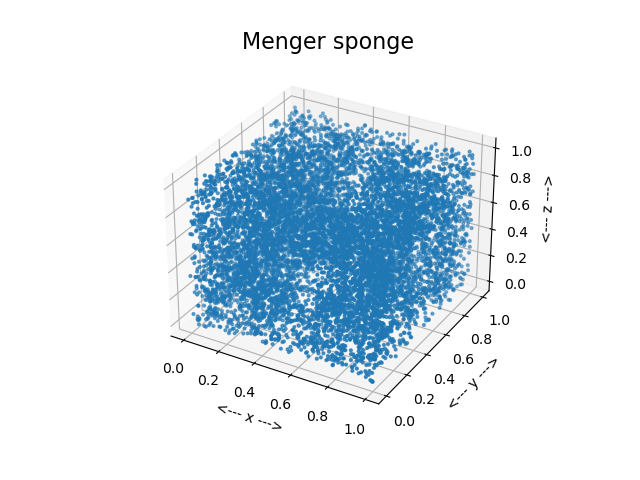

The script that saved this image:
#! /usr/bin/env python3
#
def menger_sponge_chaos_test ( ):

#*****************************************************************************80
#
## menger_sponge_chaos_test() tests menger_sponge_chaos().
#
#  Licensing:
#
#    This code is distributed under the MIT license. 
#
#  Modified:
#
#    19 August 2025
#
#  Author:
#
#    John Burkardt
#
  import numpy as np
  import platform

  print ( '' )
  print ( 'menger_sponge_chaos_test():' )
  print ( '  python version: ' + platform.python_version ( ) )
  print ( '  numpy version:  ' + np.version.version )
  print ( '  menger_sponge_chaos() uses an iterated map to plot' )
  print ( '  the 3D Menger sponge.' )
  print ( '' )
  print ( '  The image really has to be viewed interactively' )
  print ( '  in order to rotate the cube and see the holes.' )

  n = 10000
  print ( '  Apply the iteration map', n, 'times.' )
  menger_sponge_chaos ( n )
#
#  Terminate.
#
  print ( '' )
  print ( 'menger_sponge_chaos_test():' )
  print ( '  Normal end of execution.' )

  return

def menger_sponge_chaos ( n ):

#*****************************************************************************80
#
## menger_sponge_chaos() draws the Menger sponge using an iterated function system.
#
#  Licensing:
#
#    This code is distributed under the MIT license. 
#
#  Modified:
#
#    19 August 2025
#
#  Author:
#
#    John Burkardt.
#
#  Reference:
#
#    Scott Bailey, Theodore Kim, Robert Strichartz,
#    Inside the Levy dragon,
#    American Mathematical Monthly,
#    Volume 109, Number 8, October 2002, pages 689-703.
#
#    Michael Barnsley, Alan Sloan,
#    A Better Way to Compress Images,
#    Byte Magazine,
#    Volume 13, Number 1, January 1988, pages 215-224.
#
#    Michael Barnsley,
#    Fractals Everywhere,
#    Academic Press, 1988,
#    ISBN: 0120790696,
#    LC: QA614.86.B37.
#
#    Michael Barnsley, Lyman Hurd,
#    Fractal Image Compression,
#    Peters, 1993,
#    ISBN: 1568810008,
#    LC: TA1632.B353
#
#    Alexander Dewdney,
#    Mathematical Recreations,
#    Scientific American,
#    Volume 262, Number 5, May 1990, pages 126-129.
#
#    Bernt Wahl, Peter VanRoy, Michael Larsen, Eric Kampman,
#    Exploring Fractals on the Mac,
#    Addison Wesley, 1995,
#    ISBN: 0201626306,
#    LC: QA614.86.W34.
#
#  Input:
#
#    integer n: the number of iterations.
#
  from mpl_toolkits.mplot3d import Axes3D
  import matplotlib.pyplot as plt
  import numpy as np
#
#  Define the linear map.
#
  A = np.array ( [ \
    [  0.333,  0.000,  0.000 ], \
    [  0.000,  0.333,  0.000 ],
    [  0.000,  0.000,  0.333 ] ] )
#
#  Define the translations.
#
  b = np.array ( [ \
    [ 0.000,  0.000, 0.000 ], \
    [ 0.000,  0.000, 0.333 ], \
    [ 0.000,  0.000, 0.666 ], \
    [ 0.000,  0.333, 0.000 ], \
    [ 0.000,  0.333, 0.666 ], \
    [ 0.000,  0.666, 0.000 ], \
    [ 0.000,  0.666, 0.333 ], \
    [ 0.000,  0.666, 0.666 ], \
    [ 0.333,  0.000, 0.000 ], \
    [ 0.333,  0.000, 0.666 ], \
    [ 0.333,  0.666, 0.000 ], \
    [ 0.333,  0.666, 0.666 ], \
    [ 0.666,  0.000, 0.000 ], \
    [ 0.666,  0.000, 0.333 ], \
    [ 0.666,  0.000, 0.666 ], \
    [ 0.666,  0.333, 0.000 ], \
    [ 0.666,  0.333, 0.666 ], \
    [ 0.666,  0.666, 0.000 ], \
    [ 0.666,  0.666, 0.333 ], \
    [ 0.666,  0.666, 0.666 ] ] )
#
#  Random starting point in the unit square.
#
  xplot = np.zeros ( [ n + 1, 3 ] )
  xplot[0,:] = np.random.random ( size = 3 )
#
#  Iterate the map n times.
#
  for k in range ( n ):
    i = np.random.choice ( 20 )
    xplot[k+1,:] = np.dot ( A, xplot[k,:] ) + b[i,:]
#
#  Plot the data.
#
  fig = plt.figure ( )
  ax = fig.add_subplot ( 111, projection = '3d' )
  ax.scatter ( xplot[:,0], xplot[:,1], xplot[:,2], s = 4 )
  ax.set_title ( 'Menger sponge', fontsize = 16 )
  ax.set_xlabel ( '<--- x --->' )
  ax.set_ylabel ( '<--- y --->' )
  ax.set_zlabel ( '<--- z --->' )
  filename = 'menger_sponge_chaos.png'
  plt.savefig ( filename )
  print ( '  Graphics saved as "' + filename + '"' )
#
#  Turn this to True to enable interactive viewing.
#
  if ( False ):
    plt.show ( )
  plt.close ( )

  return

def timestamp ( ):

#*****************************************************************************80
#
## timestamp() prints the date as a timestamp.
#
#  Licensing:
#
#    This code is distributed under the MIT license. 
#
#  Modified:
#
#    21 August 2019
#
#  Author:
#
#    John Burkardt
#
  import time

  t = time.time ( )
  print ( time.ctime ( t ) )

  return

if ( __name__ == '__main__' ):
  timestamp ( )
  menger_sponge_chaos_test ( )
  timestamp ( )
